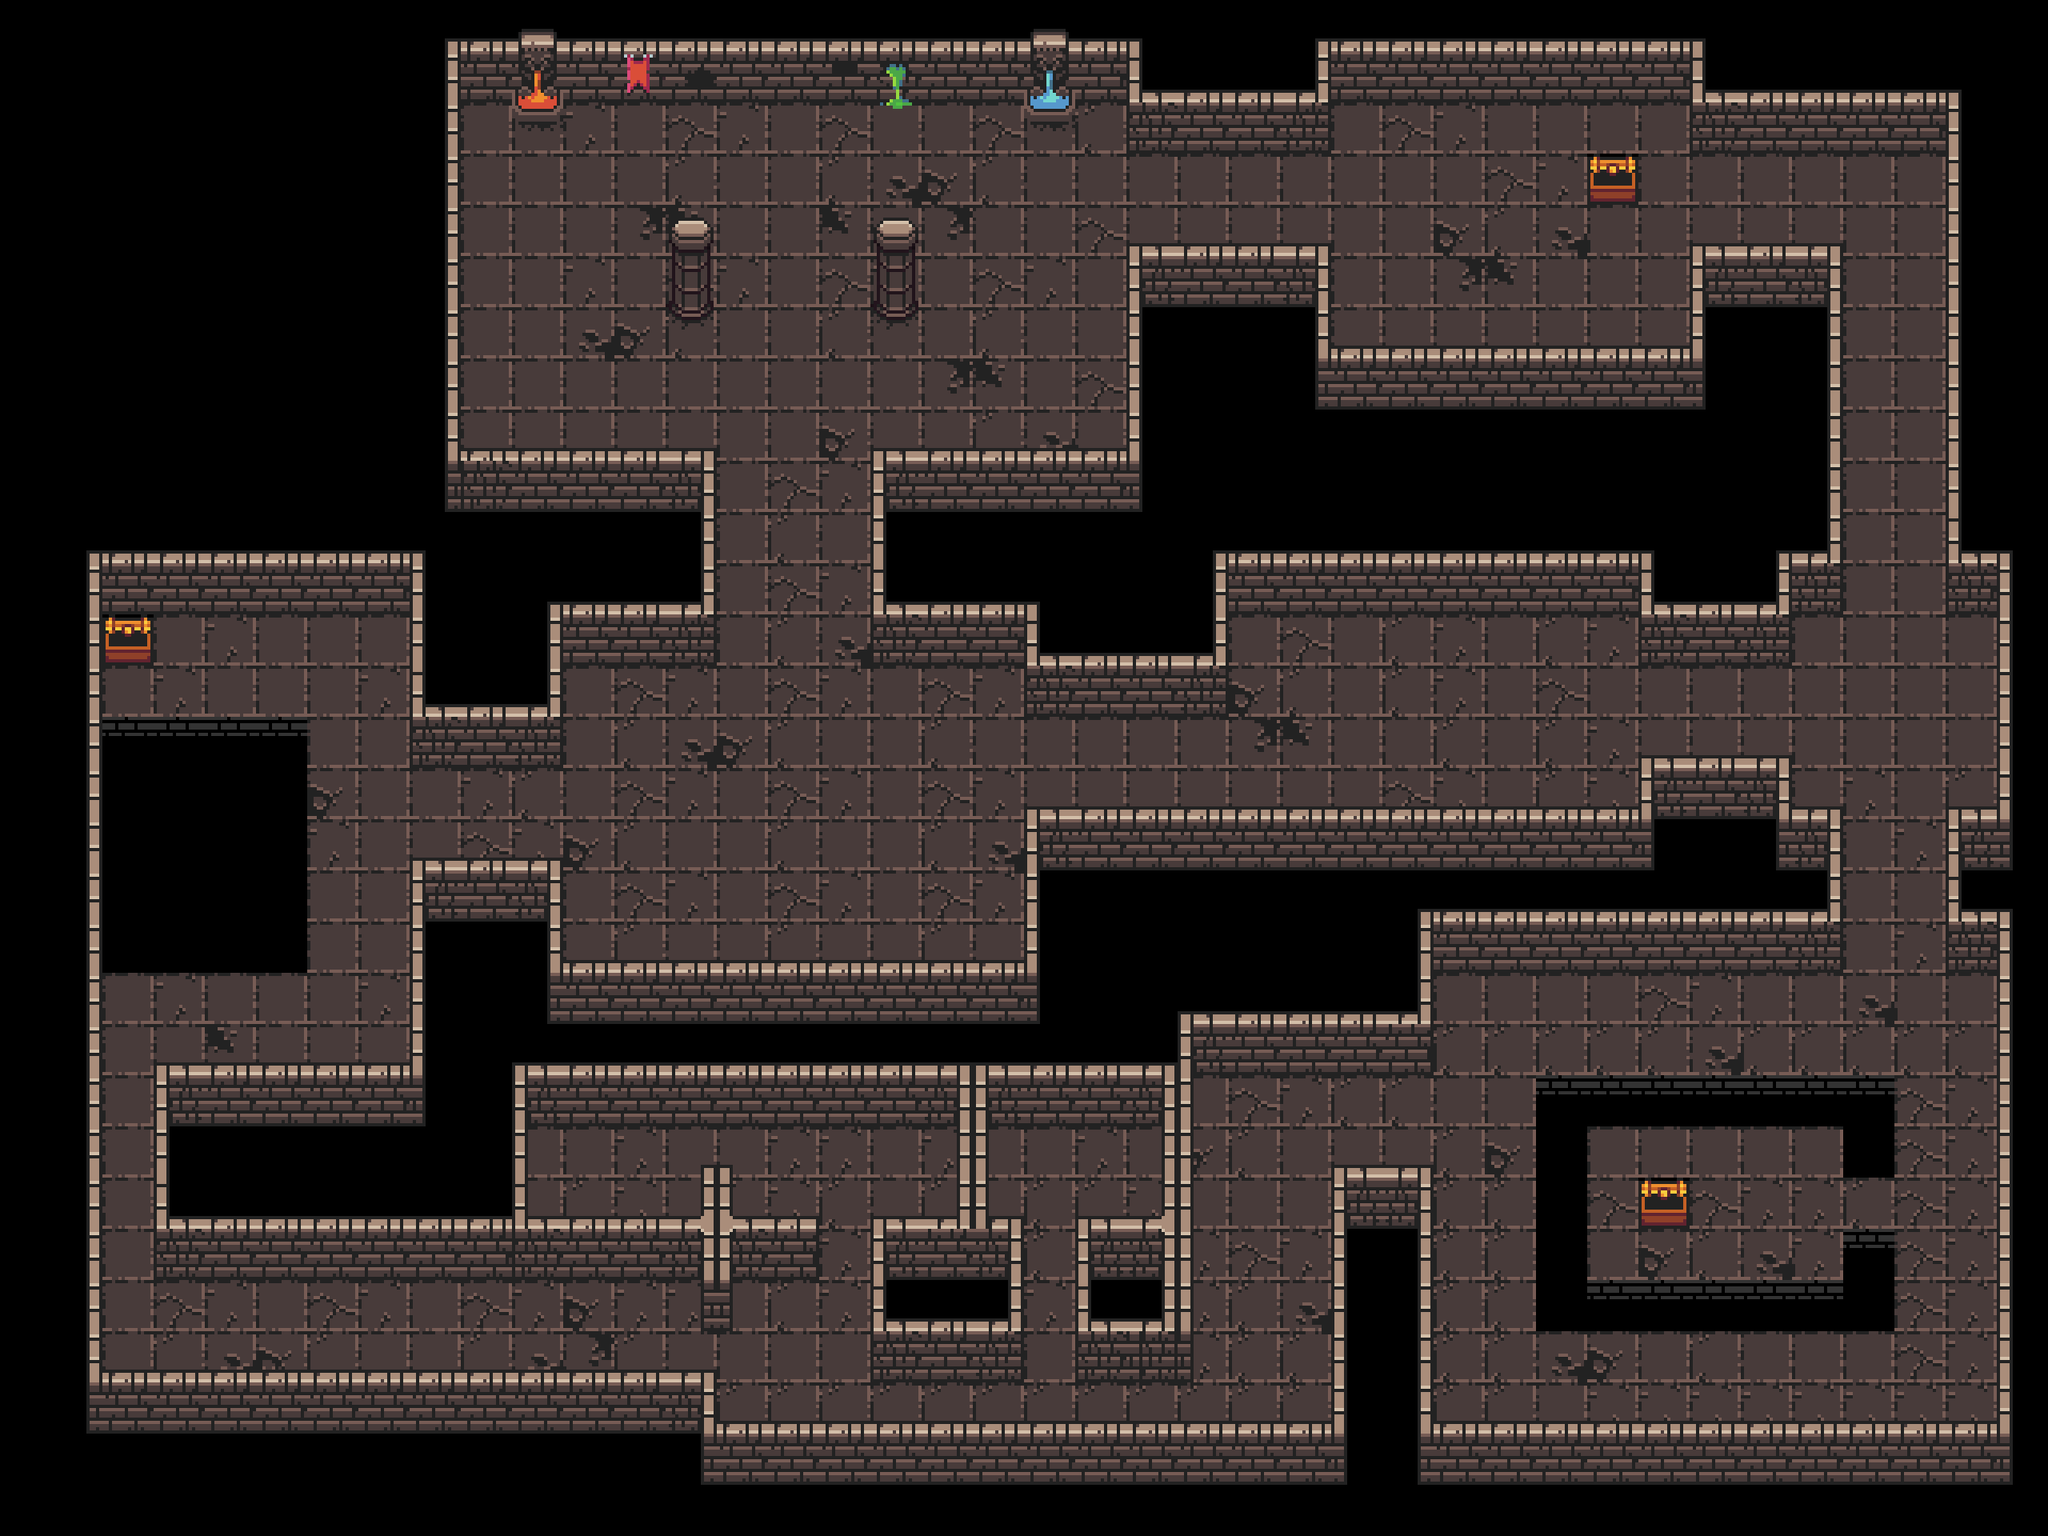

A 2D game scene composited from a Tiled map and its tileset images. What follows is a short description and the map's XML, with each tile layer's data collapsed to a summary:
An orthogonal 40x30 tile map with 64x64 px tiles, 3 tile layers (Floor tile layer, Wall tile layer, wall2) and 114 objects (24x rightwall, 24x topwall, 23x leftwall, 23x bottomwall, 4x bottomvoid, ...).

<map version="1.2" tiledversion="1.3.1" orientation="orthogonal" renderorder="right-down" compressionlevel="0" width="40" height="30" tilewidth="64" tileheight="64" infinite="0" nextlayerid="6" nextobjectid="154">
 <tileset firstgid="1" name="0x72_DungeonTilesetII_v1.3 - Copy" tilewidth="64" tileheight="64" tilecount="1024" columns="32">
  <image source="0x72_DungeonTilesetII_v1.3 - Copy.png" width="2048" height="2048" />
 </tileset>
 <layer id="1" name="Floor tile layer" width="40" height="30">
  <data>[1200 cells, 678 non-empty, 33 distinct tile ids]</data>
 </layer>
 <objectgroup id="4" name="Misc layer">
  <object id="25" type="mpfountain" x="1280" y="64" width="64" height="128" />
  <object id="27" type="hpfountain" x="640" y="64" width="64" height="128" />
  <object id="35" type="stairs" x="1392" y="1408" width="64" height="64" />
  <object id="127" type="rightwall" x="1664" y="1472" width="16" height="304" />
  <object id="131" type="rightwall" x="2496" y="1216" width="16" height="560" />
  <object id="150" type="healthpotion" x="656" y="1408" width="64" height="64" />
 </objectgroup>
 <layer id="2" name="Wall tile layer" width="40" height="30">
  <data>[1200 cells, 575 non-empty, 31 distinct tile ids]</data>
 </layer>
 <layer id="5" name="wall2" width="40" height="30">
  <data>[1200 cells, 10 non-empty, 4 distinct tile ids]</data>
 </layer>
 <objectgroup id="3" name="Wall Layer">
  <object id="5" type="topwall" x="576" y="48" width="848" height="80" />
  <object id="6" type="leftwall" x="560" y="48" width="16" height="592" />
  <object id="7" type="bottomwall" x="576" y="560" width="304" height="80" />
  <object id="8" type="rightwall" x="1408" y="320" width="16" height="240" />
  <object id="9" type="bottomwall" x="1104" y="560" width="320" height="80" />
  <object id="10" type="leftwall" x="880" y="576" width="16" height="240" />
  <object id="11" type="topwall" x="704" y="752" width="176" height="80" />
  <object id="12" type="rightwall" x="1088" y="576" width="16" height="240" />
  <object id="13" type="topwall" x="1104" y="752" width="176" height="80" />
  <object id="15" type="leftwall" x="688" y="752" width="16" height="192" />
  <object id="16" type="bottomwall" x="704" y="1200" width="576" height="80" />
  <object id="17" type="rightwall" x="832" y="288" width="16" height="96" />
  <object id="18" type="leftwall" x="880" y="288" width="16" height="96" />
  <object id="19" type="bottomwall" x="848" y="272" width="32" height="16" />
  <object id="20" type="topwall" x="848" y="384" width="32" height="16" />
  <object id="21" type="rightwall" x="1088" y="288" width="16" height="96" />
  <object id="22" type="leftwall" x="1136" y="288" width="16" height="96" />
  <object id="23" type="bottomwall" x="1104" y="272" width="32" height="16" />
  <object id="24" type="topwall" x="1104" y="384" width="32" height="16" />
  <object id="30" type="rightwall" x="1280" y="1024" width="16" height="256" />
  <object id="31" type="rightwall" x="1280" y="752" width="16" height="128" />
  <object id="32" type="topwall" x="1296" y="816" width="224" height="80" />
  <object id="33" type="rightwall" x="2048" y="960" width="16" height="128" />
  <object id="34" type="bottomwall" x="1296" y="1008" width="752" height="80" />
  <object id="39" type="button" x="640" y="96" width="64" height="64" />
  <object id="46" type="leftwall" x="688" y="1088" width="16" height="192" />
  <object id="47" type="bottomwall" x="528" y="1072" width="160" height="80" />
  <object id="48" type="topwall" x="528" y="880" width="160" height="80" />
  <object id="49" type="topwall" x="112" y="688" width="416" height="80" />
  <object id="50" type="bottomwall" x="208" y="1328" width="320" height="80" />
  <object id="51" type="leftwall" x="112" y="768" width="16" height="944" />
  <object id="52" type="rightwall" x="512" y="768" width="16" height="176" />
  <object id="53" type="rightwall" x="512" y="1088" width="16" height="240" />
  <object id="54" type="bottomvoid" x="128" y="896" width="240" height="16" />
  <object id="56" type="topvoid" x="128" y="1200" width="240" height="16" />
  <object id="57" type="leftvoid" x="368" y="912" width="16" height="288" />
  <object id="67" type="rightwall" x="2048" y="768" width="16" height="48" />
  <object id="68" type="topwall" x="1520" y="688" width="544" height="80" />
  <object id="69" type="leftwall" x="1520" y="768" width="16" height="112" />
  <object id="70" type="leftwall" x="2224" y="768" width="16" height="48" />
  <object id="71" type="leftwall" x="2224" y="960" width="16" height="48" />
  <object id="72" type="bottomwall" x="2064" y="944" width="160" height="80" />
  <object id="73" type="bottomwall" x="2224" y="1008" width="64" height="80" />
  <object id="74" type="bottomwall" x="2448" y="1008" width="64" height="80" />
  <object id="75" type="rightwall" x="2496" y="768" width="16" height="240" />
  <object id="76" type="rightwall" x="2432" y="192" width="16" height="560" />
  <object id="77" type="leftwall" x="2288" y="320" width="16" height="432" />
  <object id="78" type="topwall" x="2064" y="752" width="160" height="80" />
  <object id="79" type="topwall" x="1776" y="1136" width="512" height="80" />
  <object id="80" type="leftwall" x="2288" y="1024" width="16" height="176" />
  <object id="81" type="rightwall" x="2432" y="1024" width="16" height="176" />
  <object id="82" type="topwall" x="2448" y="1136" width="64" height="80" />
  <object id="83" type="topwall" x="2224" y="688" width="64" height="80" />
  <object id="84" type="topwall" x="2448" y="688" width="64" height="80" />
  <object id="85" type="topwall" x="2128" y="112" width="320" height="80" />
  <object id="86" type="topwall" x="1648" y="48" width="480" height="80" />
  <object id="87" type="topwall" x="1424" y="112" width="224" height="80" />
  <object id="88" type="rightwall" x="1408" y="128" width="16" height="48" />
  <object id="89" type="bottomwall" x="1424" y="304" width="224" height="80" />
  <object id="90" type="rightwall" x="2112" y="128" width="16" height="48" />
  <object id="91" type="rightwall" x="2112" y="320" width="16" height="112" />
  <object id="92" type="bottomwall" x="1648" y="432" width="480" height="80" />
  <object id="93" type="leftwall" x="1648" y="320" width="16" height="112" />
  <object id="94" type="leftwall" x="1648" y="128" width="16" height="48" />
  <object id="95" type="bottomwall" x="2128" y="304" width="160" height="80" />
  <object id="96" type="bottomwall" x="1776" y="1776" width="736" height="80" />
  <object id="97" type="bottomwall" x="880" y="1776" width="800" height="80" />
  <object id="98" type="bottomwall" x="912" y="1520" width="96" height="48" />
  <object id="99" type="bottomwall" x="1104" y="1520" width="160" height="80" />
  <object id="100" type="bottomwall" x="1360" y="1520" width="96" height="80" />
  <object id="101" type="bottomwall" x="640" y="1520" width="240" height="48" />
  <object id="102" type="bottomwall" x="112" y="1712" width="768" height="80" />
  <object id="103" type="rightwall" x="192" y="1344" width="16" height="240" />
  <object id="109" type="topwall" x="208" y="1568" width="672" height="32" />
  <object id="110" type="topwall" x="912" y="1568" width="96" height="32" />
  <object id="111" type="leftwall" x="1008" y="1536" width="16" height="48" />
  <object id="112" type="rightwall" x="1088" y="1536" width="16" height="176" />
  <object id="113" type="topwall" x="640" y="1328" width="832" height="80" />
  <object id="114" type="leftwall" x="640" y="1408" width="16" height="112" />
  <object id="115" type="leftwall" x="880" y="1728" width="16" height="48" />
  <object id="116" type="rightwall" x="880" y="1472" width="16" height="176" />
  </objectgroup>
</map>
<!-- 27 of 114 objects omitted -->
